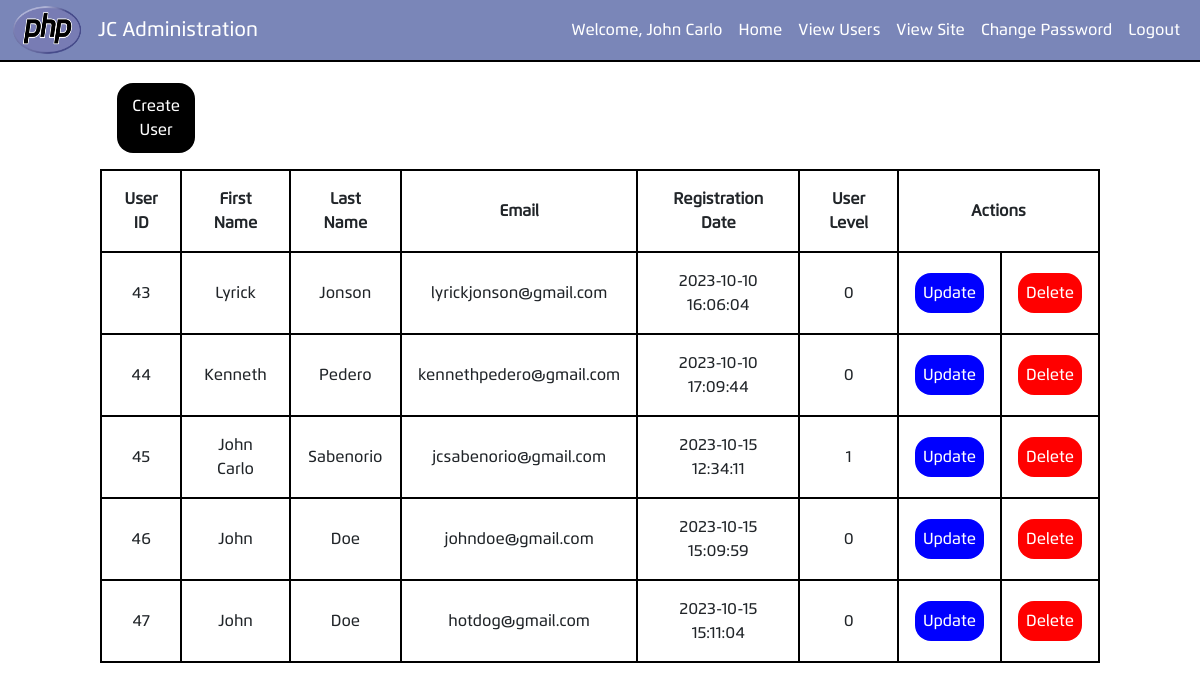
Page /users.php (signed in) on the committed database.
### tables this page shows
CREATE TABLE `users` (
  `user_id` mediumint(6) UNSIGNED NOT NULL,
  `fname` varchar(30) NOT NULL,
  `lname` varchar(40) NOT NULL,
  `email` varchar(50) NOT NULL,
  `psword` char(40) NOT NULL,
  `registration_date` datetime DEFAULT NULL,
  `user_level` tinyint(1) NOT NULL
);

### users.php (called while the page is built, shortened)
<?php
require_once('mysqli_connect.php');
$sess_id = $_SESSION['user_id'];
$q = "SELECT user_id, fname, lname, email, registration_date, user_level FROM users ORDER BY user_id ASC";
$users = mysqli_query($con, $q);
require("views/users.view.php");

### views/users.view.php (the view, shortened to what this page needs)
<?php
    function displayUsers($users){
        while($user = mysqli_fetch_assoc($users)){
            echo
            "<tr id = '". $user['user_id'] . "'>" .
            "<td>" . $user['user_id']. "</td>" .
            "<td>" . $user['fname']. "</td>" .
            "<td>" . $user['lname']. "</td>" .
            "<td>" . $user['email']. "</td>" .
            "<td>" . $user['registration_date']. "</td>" .
            "<td>" . $user['user_level'] . "</td>" .
            "<td><button type = 'button' class = 'table-btn update-user'>Update</button></td>" .
            "<td><button type = 'button' class = 'table-btn delete-user'>Delete</button></td>" .
            "</tr>";
        }
    }
?>
<?php require("partials/thehead.php")?>
<link rel = "stylesheet" href = "css/user-table.css">
    <?php require("partials/admin-nav.php")?>
<body id = <?= $sess_id ?>>
    <div class = "table-container">
            <table class = "users-table">
                    <tr>
                        <td class = "create-cell" colspan = 2><button class = "table-btn create-btn">Create User</button></td>
                    </tr>
                    <tr>
                        <th class = "data">User ID</th>
                        <th>First Name</th>
                        <th>Last Name</th>
                        <th>Email</th>
                        <th>Registration Date</th>
                        <th>User Level</th>
                        <th colspan = 3>Actions</th>
                    </tr>
                    <?php displayUsers($users)?>
            </table>
    </div>
</body>
    <?php require "partials/footer.php"?>

### views/partials/thehead.php (shortened to what this page needs)
<!DOCTYPE html>
<html lang="en">
<head>
    <link rel = "stylesheet" href = "css/style.css">
    <link href="https://cdn.jsdelivr.net/npm/bootstrap@5.3.2/dist/css/bootstrap.min.css" rel="stylesheet">
    <link rel="stylesheet" href="aos-by-red.css">
    <link rel="stylesheet" href="https://unpkg.com/aos@next/dist/aos.css" />
</head>
<body>

### views/partials/admin-nav.php (shortened to what this page needs)
<nav class="navbar navbar-expand-lg bg-body-tertiary" style = "padding: 0; margin-bottom: 5px; border-bottom: 2px solid black;">
    <div class="container-fluid navcontainer" style = "background: #7a86b8;">
        <a class="navbar-brand text-warning" href="#"> <img src="images/admin-logo.png" alt="Bootstrap" width="70" height="50"></a>
        <a class="navbar-brand text-white">JC Administration</a>
        <div class="collapse navbar-collapse" id="navbarSupportedContent">
            <ul class="navbar-nav ms-auto mb-2 mb-lg-0">
                <li class="nav-item">
                <a class="nav-link" href="#" id = "user-welcome">Welcome, <?= $_SESSION["fname"]?></a>
                </li>
                <li class="nav-item">
                <a class="nav-link" href="admin-home.php">Home</a>
                </li>
                <li class="nav-item">
                <a class="nav-link" href="users.php">View Users</a>
                </li>
                <li class="nav-item">
                <a class="nav-link" href="user-home.php">View Site</a>
                </li>
                <li class="nav-item">
                <a class="nav-link" href="admin-changepass.php">Change Password</a>
                </li>
                <li class="nav-item">
                <form action = "admin-home.php" METHOD = "POST">
                    <input type = "submit" class="nav-link text-white" name = "logout" value = "Logout" href="#">
                </form>
                </li>
            </ul>
        </div>
    </div>
    </nav>

### views/partials/footer.php (shortened to what this page needs)
</body>
</html>

### css/style.css (style rules this page uses)
html * { font-family: flexo; }
body { background: url(../images/background.png); background-repeat: no-repeat; background-size: cover; min-height: 100vh; background-position: center; }
.navcontainer { background: #CC0000; z-index: 2; }
ul.navbar-nav a { color: white; }
td { text-align: center; padding: 1em; }

### css/user-table.css (style rules this page uses)
.table-container { width: 100%; margin: auto; }
.users-table { margin: auto; text-align: center; width: 1000px; }
th, td { padding: 1em; border: 2px solid black; }
.table-btn { color: white; border: none; border-radius: 1em; padding: .5em; cursor: pointer; }
.create-btn { width: 50%; padding: .7em; background: black; }
.create-cell { border: none; text-align:left; }
.update-user { background: blue; }
.delete-user { background: red; }

### views/users.view.php (style rules this page uses)
body { background: none; }

### rows in the picture
users: user_id "43", fname "Lyrick", lname "Jonson", email "lyrickjonson@gmail.com", registration_date "2023-10-10 16:06:04", user_level "0"
users: user_id "44", fname "Kenneth", lname "Pedero", email "kennethpedero@gmail.com", registration_date "2023-10-10 17:09:44", user_level "0"
users: user_id "45", fname "John Carlo", lname "Sabenorio", email "jcsabenorio@gmail.com", registration_date "2023-10-15 12:34:11", user_level "1"
users: user_id "46", fname "John", lname "Doe", email "johndoe@gmail.com", registration_date "2023-10-15 15:09:59", user_level "0"
users: user_id "47", fname "John", lname "Doe", email "hotdog@gmail.com", registration_date "2023-10-15 15:11:04", user_level "0"

### other values in the picture
$_SESSION["fname"] "John Carlo"
